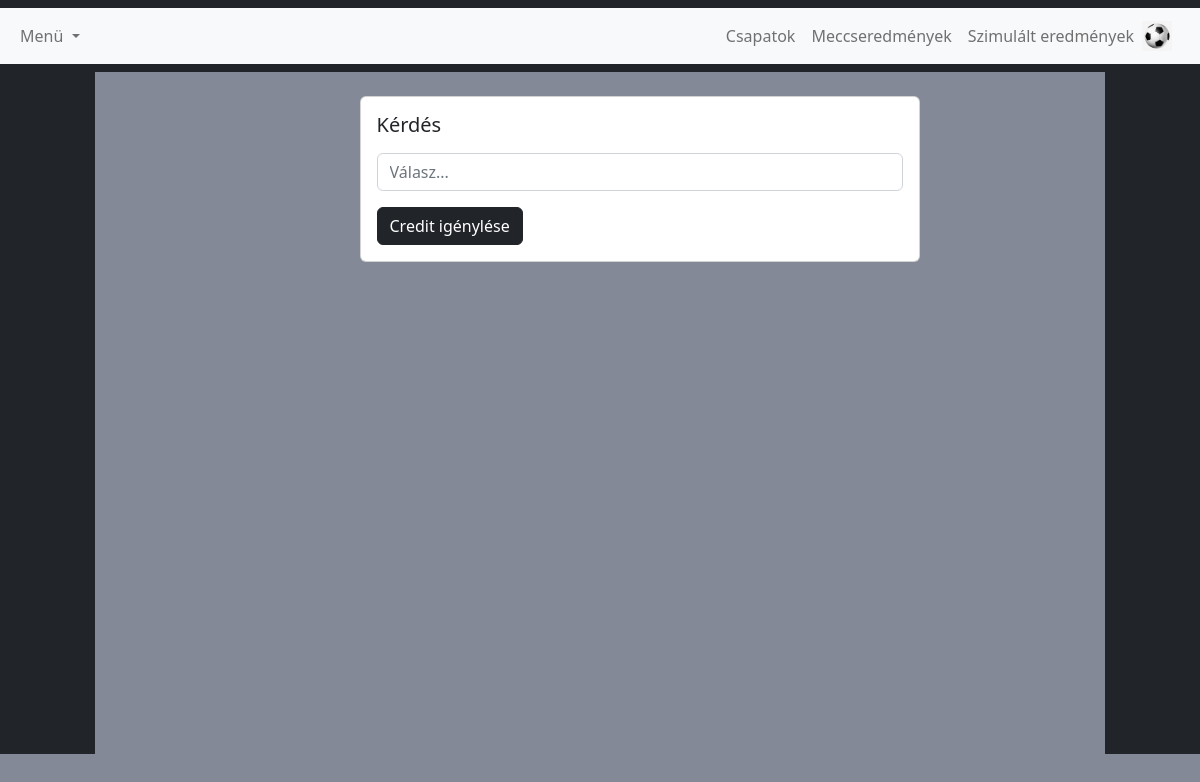
The page /credit_atadas.php on the database as committed earlier.
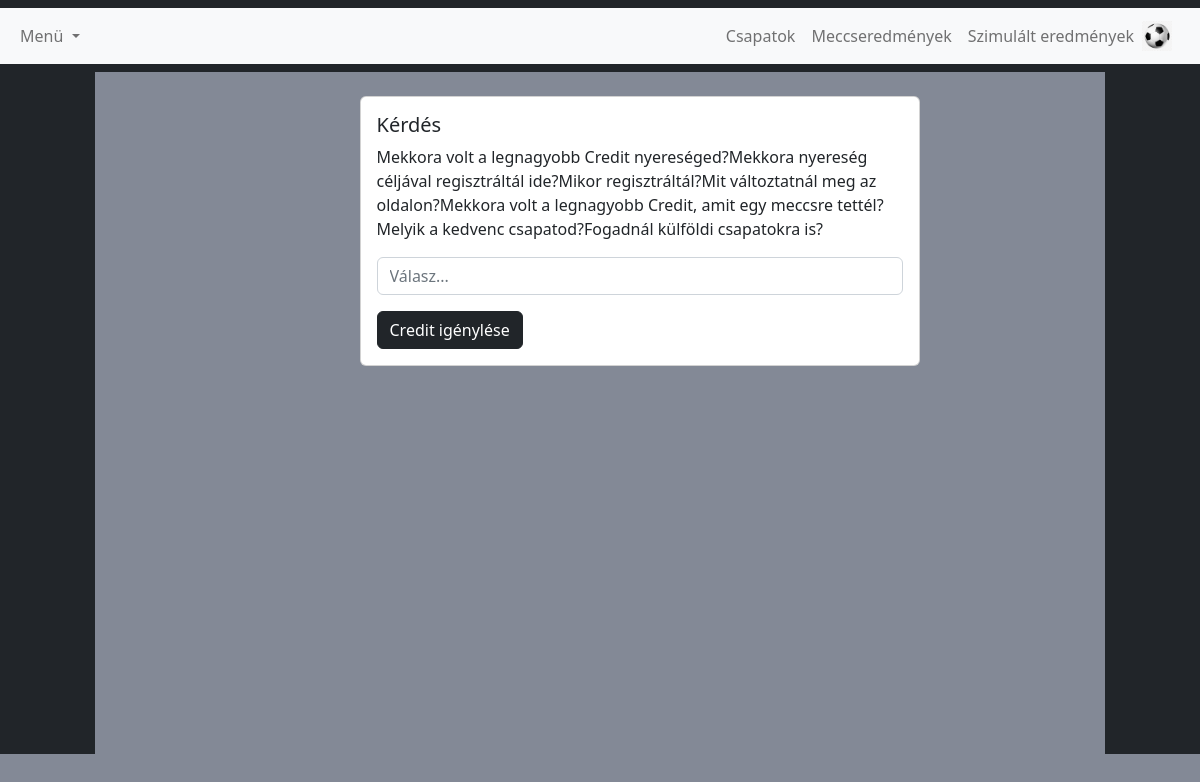
The same page on the database as committed later.
### tables this page shows
CREATE TABLE `kredit_vetel` (
  `id` int(11) NOT NULL,
  `kerdes` varchar(255) DEFAULT NULL
);

### credit_atadas.php (the view, shortened to what this page needs)
<?php require_once('header.php');
$serverAddress = 'localhost';
$username = 'root';
$password = '';
$databaseName = 'football_projekt';
$connection = mysqli_connect($serverAddress, $username, $password, $databaseName);
$query = $_GET['szam'];
$sql_hazai = "SELECT kerdes FROM kredit_vetel WHERE id LIKE '%$query%'";
$result = mysqli_query($connection, $sql_hazai);
?>
<div class="vl">
    <div class="container">
        <div class="row">
            <div class="col-3">
            </div>
            <div class="col-6">
                <br>
                <form action="controllers/credit_vetel.php" method="POST">
                    <div class="card" style="width: 35rem;">
                        <div class="card-body">
                            <h5 class="card-title">Kérdés</h5>
                            <p class="card-text">
                                <?php while ($row = mysqli_fetch_assoc($result)) {
                                    echo $row['kerdes'];
                                } ?>
                            </p>
                            <p><input type="text" class="form-control" name="valasz" id="valasz" placeholder="Válasz..." required></p>
                            <button type="submit" id="submit" name="submit" class="btn btn-dark">Credit igénylése</button>
                        </div>
                    </div>
                </form>
            </div>
            <div class="col-3"></div>
        </div>
    </div>
</div>
<div class="vl"></div>
<?php require_once('footer.php') ?>

Rows that differ between the two databases and show on the page:
added kredit_vetel: kerdes "Mekkora volt a legnagyobb Credit nyereséged?"
added kredit_vetel: kerdes "Mekkora nyereség céljával regisztráltál ide?"
added kredit_vetel: kerdes "Mikor regisztráltál?"
added kredit_vetel: kerdes "Mit változtatnál meg az oldalon?"
added kredit_vetel: kerdes "Mekkora volt a legnagyobb Credit, amit egy meccsre tettél?"
added kredit_vetel: kerdes "Melyik a kedvenc csapatod?"
added kredit_vetel: kerdes "Fogadnál külföldi csapatokra is?"
